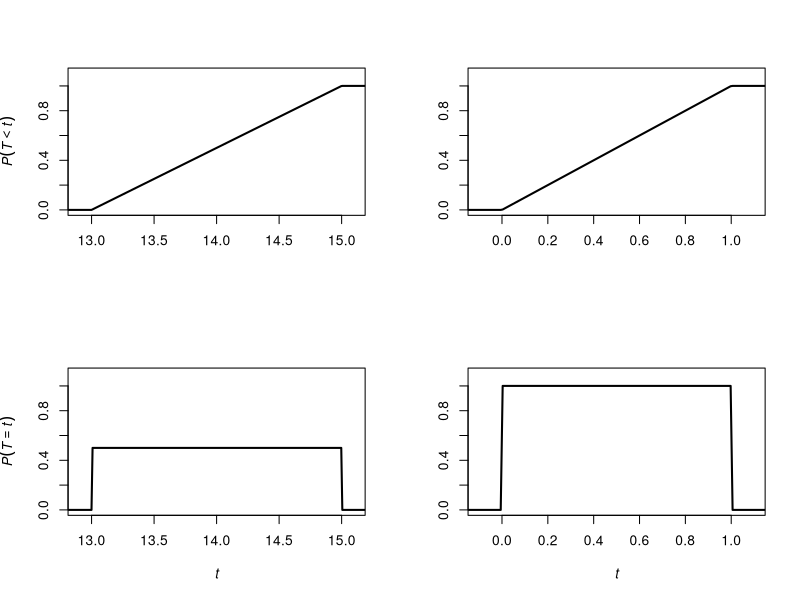

The R source for this figure:
a <- 13 ; b <- 15 ; x <- seq( -1, b + 1, length = 2001)
par(mfrow = c(2, 2))
xlabel <- c('', '', rep(expression(italic(t)), 2))
ylabel <- c('', expression(italic(P(T < t))), '',
  expression(italic(P(T==t))))
y <- cbind(punif(x), punif(x, a, b),
  dunif(x), dunif(x, a, b))
x.limits <- rbind(c(-0.1, 1.1), c(a - 0.1, b + 0.1),
  c(-0.1, 1.1), c(a - 0.1, b + 0.1))
for(i in c(2, 1, 4, 3)){
  plot(x, y[, i], type = 'l', xlab = xlabel[i],
    xlim = x.limits[i, ], ylab = ylabel[i],
    ylim = c(0, 1.1), lwd = 2)
}